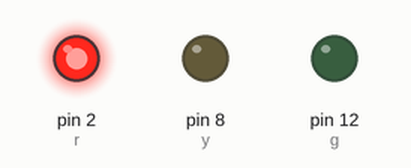
A sketch run on a simulated Arduino Uno, built with avr-gcc and run on an emulated ATmega328P. Parts: output pins drawn as LEDs (lit = HIGH).

Above: at 3.0 s.
At 7.0 s:
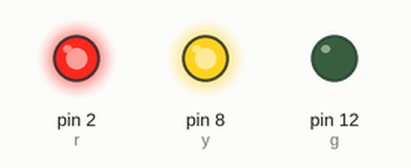
At 11.0 s:
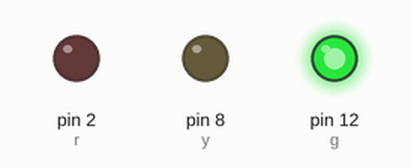
At 14.2 s:
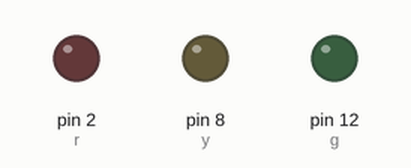
At 18.0 s:
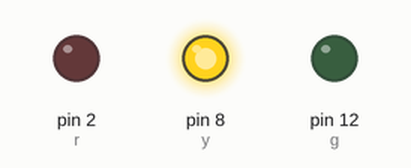
Timing chart, 0 to 24.7 s (numbered marks = the images above):
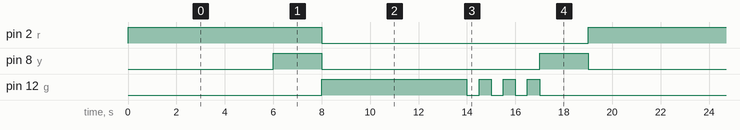

The sketch:

TrafficLights.ino
```cpp
int r = 2, y = 8, g = 12;

void setup() {
  pinMode(r, OUTPUT);
  pinMode(y, OUTPUT);
  pinMode(g, OUTPUT);
}


void loop() {
  digitalWrite(r, HIGH);
  delay(6000);
  digitalWrite(y, HIGH);
  delay(2000);
  digitalWrite(r, LOW);
  digitalWrite(y, LOW);

  digitalWrite(g, HIGH);
  delay(6000);
  digitalWrite(g, LOW);
  delay(500);
  digitalWrite(g, HIGH);
  delay(500);
  digitalWrite(g, LOW);
  delay(500);
  digitalWrite(g, HIGH);
  delay(500);
  digitalWrite(g, LOW);
  delay(500);
  digitalWrite(g, HIGH);
  delay(500);
  digitalWrite(g, LOW);

  digitalWrite(y, HIGH);
  delay(2000);
  digitalWrite(y, LOW);
}
```

Measured:
- by itself, pin 2 (r): alternates HIGH for 8.0 s and LOW for 11.0 s
- by itself, pin 8 (y): repeats every 19.0 s: LOW 9.0 s, HIGH 2.0 s, LOW 6.0 s, HIGH 2.0 s
- by itself, pin 12 (g): repeats every 19.0 s: 3 × (LOW 0.50 s, HIGH 0.50 s), LOW 10.0 s, HIGH 6.0 s
